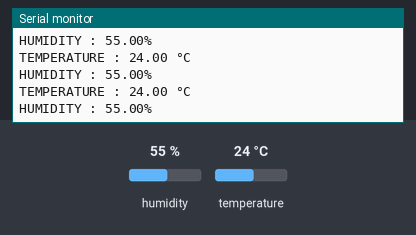
This sketch was run on a simulated Arduino Uno, built with avr-gcc and run on an emulated ATmega328P. Parts: the last lines printed to the serial monitor. Inputs (shaded band) come from the test bench; at power-on: humidity 55 %, temperature 24 °C.

Above: at 2.8 s.
2.9 s: humidity set to 22 %
At 5.5 s:
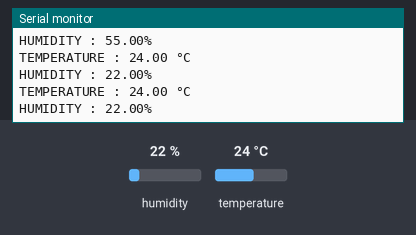
5.6 s: temperature set to 12 °C
At 7.6 s:
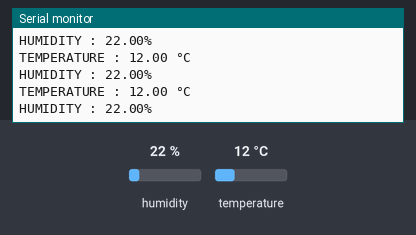
8.3 s: humidity set to 40 %
At 10.5 s:
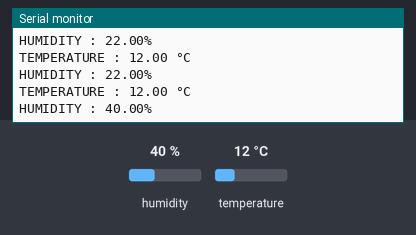
Timing chart, 0 to 12.0 s (numbered marks = the images above; inputs shaded):
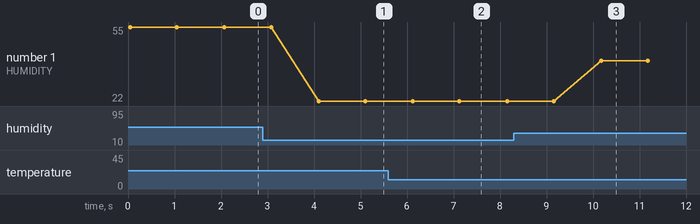

The sketch:

DHT11_MONITEUR_SERIE.ino
```cpp
/*
 *AUTEUR: RACHEL SYSTEME
 *DATE  : 15 FEVRIER 2022
 *
 ***Lire et afficher la température et l'humidité sur le moniteur série
 */

#include <DHT.h>

#define dht_pin 2

// Déclaration de l'objet de type DHT
DHT dht(dht_pin,DHT11);

// Variables de stockage des données
float temperature = 0;
float humidity = 0;

void setup() {
  Serial.begin(9600);// initialisation de la communcation série
  dht.begin();//initialisation du capteur
  Serial.println("CAPTEUR DHT11");
}

void loop() {
  temperature = dht.readTemperature();
    Serial.print("TEMPERATURE : ");
    Serial.print(temperature);
    Serial.println(" °C");

  humidity = dht.readHumidity();
    Serial.print("HUMIDITY : ");
    Serial.print(humidity);
    Serial.println("%");

  Serial.println("");
  delay(1000);
}
```

Measured:
- after the input at 2.9 s, the serial monitor: prints a new line after 1.2 s (image 1)
- after the input at 5.6 s, the serial monitor: prints a new line after 0.50 s (image 2)
- after the input at 8.3 s, the serial monitor: prints a new line after 1.9 s (image 3)
- plotted number 1: 55 → 22 after the input at 2.9 s, 22 → 40 after the input at 8.3 s
